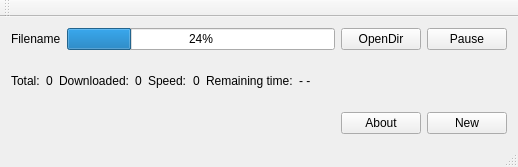
<?xml version="1.0" encoding="UTF-8"?>
<ui version="4.0">
 <class>MainWindowDownloader</class>
 <widget class="QMainWindow" name="MainWindowDownloader">
  <property name="geometry">
   <rect>
    <x>0</x>
    <y>0</y>
    <width>518</width>
    <height>167</height>
   </rect>
  </property>
  <property name="maximumSize">
   <size>
    <width>1920</width>
    <height>1080</height>
   </size>
  </property>
  <property name="windowTitle">
   <string>mDownloader</string>
  </property>
  <property name="windowIcon">
   <iconset resource="mDownloader.qrc">
    <normaloff>:/icon/motocool.jpg</normaloff>:/icon/motocool.jpg</iconset>
  </property>
  <widget class="QWidget" name="centralWidget">
   <layout class="QGridLayout" name="gridLayout">
    <item row="0" column="0">
     <layout class="QHBoxLayout" name="horizontalLayout">
      <item>
       <widget class="QLabel" name="labelFileName">
        <property name="text">
         <string>Filename</string>
        </property>
       </widget>
      </item>
      <item>
       <widget class="QProgressBar" name="progressBar">
        <property name="value">
         <number>24</number>
        </property>
       </widget>
      </item>
      <item>
       <widget class="QPushButton" name="pushButtonOpenDir">
        <property name="text">
         <string>OpenDir</string>
        </property>
       </widget>
      </item>
      <item>
       <widget class="QPushButton" name="pushButtonPause">
        <property name="text">
         <string>Pause</string>
        </property>
       </widget>
      </item>
     </layout>
    </item>
    <item row="1" column="0">
     <layout class="QHBoxLayout" name="horizontalLayout_2">
      <item>
       <widget class="QLabel" name="labelTotal">
        <property name="text">
         <string>Total:</string>
        </property>
       </widget>
      </item>
      <item>
       <widget class="QLabel" name="labelTotalValue">
        <property name="text">
         <string>0</string>
        </property>
       </widget>
      </item>
      <item>
       <widget class="QLabel" name="labelDownloaded">
        <property name="text">
         <string>Downloaded:</string>
        </property>
       </widget>
      </item>
      <item>
       <widget class="QLabel" name="labelDownloadedValue">
        <property name="maximumSize">
         <size>
          <width>100</width>
          <height>16777215</height>
         </size>
        </property>
        <property name="text">
         <string>0</string>
        </property>
       </widget>
      </item>
      <item>
       <widget class="QLabel" name="labelSpeed">
        <property name="text">
         <string>Speed:</string>
        </property>
       </widget>
      </item>
      <item>
       <widget class="QLabel" name="labelSpeedValue">
        <property name="maximumSize">
         <size>
          <width>100</width>
          <height>16777215</height>
         </size>
        </property>
        <property name="text">
         <string>0</string>
        </property>
       </widget>
      </item>
      <item>
       <widget class="QLabel" name="labelRemainingTime">
        <property name="text">
         <string>Remaining time:</string>
        </property>
       </widget>
      </item>
      <item>
       <widget class="QLabel" name="labelReaminingTimeValue">
        <property name="maximumSize">
         <size>
          <width>100</width>
          <height>16777215</height>
         </size>
        </property>
        <property name="text">
         <string>- -</string>
        </property>
       </widget>
      </item>
      <item>
       <spacer name="horizontalSpacer_2">
        <property name="orientation">
         <enum>Qt::Horizontal</enum>
        </property>
        <property name="sizeHint" stdset="0">
         <size>
          <width>40</width>
          <height>20</height>
         </size>
        </property>
       </spacer>
      </item>
     </layout>
    </item>
    <item row="2" column="0">
     <layout class="QHBoxLayout" name="horizontalLayout_3">
      <item>
       <spacer name="horizontalSpacer">
        <property name="orientation">
         <enum>Qt::Horizontal</enum>
        </property>
        <property name="sizeHint" stdset="0">
         <size>
          <width>295</width>
          <height>15</height>
         </size>
        </property>
       </spacer>
      </item>
      <item>
       <widget class="QPushButton" name="pushButtonAbout">
        <property name="text">
         <string>About</string>
        </property>
       </widget>
      </item>
      <item>
       <widget class="QPushButton" name="pushButtonNew">
        <property name="text">
         <string>New</string>
        </property>
       </widget>
      </item>
     </layout>
    </item>
   </layout>
  </widget>
  <widget class="QToolBar" name="mainToolBar">
   <attribute name="toolBarArea">
    <enum>TopToolBarArea</enum>
   </attribute>
   <attribute name="toolBarBreak">
    <bool>false</bool>
   </attribute>
  </widget>
  <widget class="QStatusBar" name="statusBar"/>
  <action name="actionCreate">
   <property name="text">
    <string>Create</string>
   </property>
  </action>
  <action name="actionThis">
   <property name="text">
    <string>this</string>
   </property>
  </action>
 </widget>
 <layoutdefault spacing="6" margin="11"/>
 <resources>
  <include location="mDownloader.qrc"/>
 </resources>
 <connections/>
</ui>
